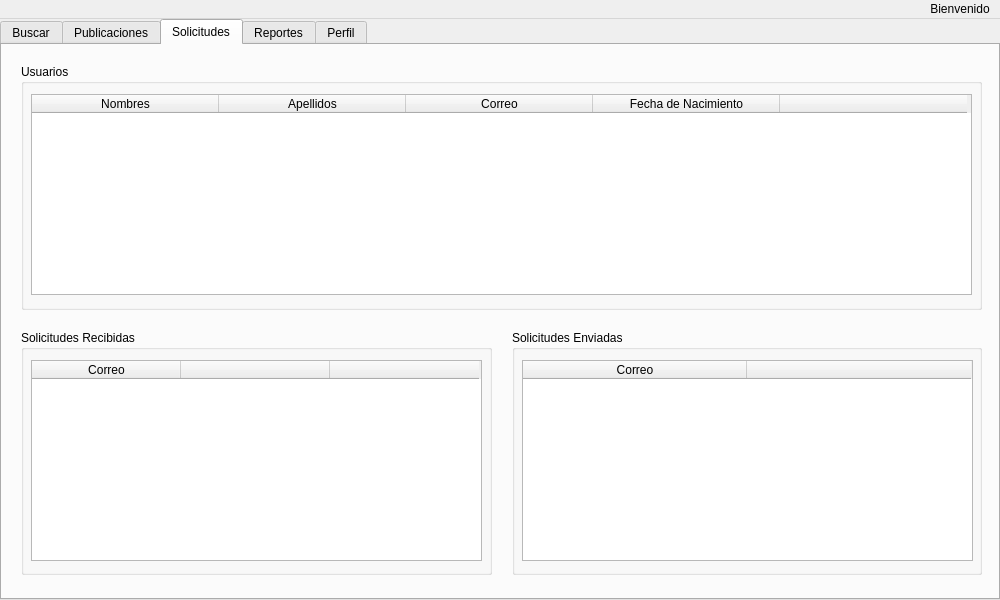
<?xml version="1.0" encoding="UTF-8"?>
<ui version="4.0">
 <class>UserWindow</class>
 <widget class="QMainWindow" name="UserWindow">
  <property name="geometry">
   <rect>
    <x>0</x>
    <y>0</y>
    <width>1000</width>
    <height>600</height>
   </rect>
  </property>
  <property name="maximumSize">
   <size>
    <width>1000</width>
    <height>600</height>
   </size>
  </property>
  <property name="windowTitle">
   <string>MainWindow</string>
  </property>
  <widget class="QWidget" name="centralwidget">
   <widget class="QTabWidget" name="tabWidget">
    <property name="geometry">
     <rect>
      <x>0</x>
      <y>0</y>
      <width>1000</width>
      <height>581</height>
     </rect>
    </property>
    <property name="currentIndex">
     <number>2</number>
    </property>
    <widget class="QWidget" name="tab_buscar">
     <attribute name="title">
      <string>Buscar</string>
     </attribute>
     <widget class="QWidget" name="verticalLayoutWidget">
      <property name="geometry">
       <rect>
        <x>-1</x>
        <y>-1</y>
        <width>1001</width>
        <height>551</height>
       </rect>
      </property>
      <layout class="QVBoxLayout" name="verticalLayout_buscar">
       <property name="spacing">
        <number>10</number>
       </property>
       <property name="leftMargin">
        <number>20</number>
       </property>
       <property name="topMargin">
        <number>20</number>
       </property>
       <property name="rightMargin">
        <number>20</number>
       </property>
       <property name="bottomMargin">
        <number>20</number>
       </property>
       <item>
        <widget class="QGroupBox" name="groupBox_buscar">
         <property name="sizePolicy">
          <sizepolicy hsizetype="Preferred" vsizetype="Preferred">
           <horstretch>0</horstretch>
           <verstretch>0</verstretch>
          </sizepolicy>
         </property>
         <property name="minimumSize">
          <size>
           <width>0</width>
           <height>0</height>
          </size>
         </property>
         <property name="maximumSize">
          <size>
           <width>16777215</width>
           <height>70</height>
          </size>
         </property>
         <property name="title">
          <string>Buscar</string>
         </property>
         <widget class="QWidget" name="horizontalWidget_buscar" native="true">
          <property name="geometry">
           <rect>
            <x>0</x>
            <y>20</y>
            <width>450</width>
            <height>50</height>
           </rect>
          </property>
          <layout class="QHBoxLayout" name="horizontalLayout_3">
           <property name="leftMargin">
            <number>10</number>
           </property>
           <property name="rightMargin">
            <number>10</number>
           </property>
           <item>
            <widget class="QLineEdit" name="inputBuscar">
             <property name="placeholderText">
              <string>correo@gmail.com</string>
             </property>
            </widget>
           </item>
           <item>
            <widget class="QPushButton" name="btnBuscar">
             <property name="text">
              <string>Buscar</string>
             </property>
            </widget>
           </item>
          </layout>
         </widget>
        </widget>
       </item>
       <item>
        <widget class="QGroupBox" name="groupBox_buscar_usuario">
         <property name="title">
          <string>Datos del Usuario</string>
         </property>
         <widget class="QWidget" name="formLayoutWidget">
          <property name="geometry">
           <rect>
            <x>-1</x>
            <y>19</y>
            <width>961</width>
            <height>321</height>
           </rect>
          </property>
          <layout class="QFormLayout" name="formLayout">
           <property name="labelAlignment">
            <set>Qt::AlignmentFlag::AlignLeading|Qt::AlignmentFlag::AlignLeft|Qt::AlignmentFlag::AlignVCenter</set>
           </property>
           <property name="formAlignment">
            <set>Qt::AlignmentFlag::AlignCenter</set>
           </property>
           <property name="horizontalSpacing">
            <number>20</number>
           </property>
           <property name="verticalSpacing">
            <number>20</number>
           </property>
           <property name="leftMargin">
            <number>30</number>
           </property>
           <property name="topMargin">
            <number>30</number>
           </property>
           <property name="rightMargin">
            <number>30</number>
           </property>
           <property name="bottomMargin">
            <number>30</number>
           </property>
           <item row="0" column="0">
            <widget class="QLabel" name="nombresLabel">
             <property name="text">
              <string>Nombres</string>
             </property>
            </widget>
           </item>
           <item row="0" column="1">
            <widget class="QLineEdit" name="nombresLineEdit">
             <property name="enabled">
              <bool>false</bool>
             </property>
            </widget>
           </item>
           <item row="1" column="0">
            <widget class="QLabel" name="apellidosLabel">
             <property name="text">
              <string>Apellidos</string>
             </property>
            </widget>
           </item>
           <item row="1" column="1">
            <widget class="QLineEdit" name="apellidosLineEdit">
             <property name="enabled">
              <bool>false</bool>
             </property>
            </widget>
           </item>
           <item row="2" column="0">
            <widget class="QLabel" name="correoLabel">
             <property name="text">
              <string>Correo</string>
             </property>
            </widget>
           </item>
           <item row="2" column="1">
            <widget class="QLineEdit" name="correoLineEdit">
             <property name="enabled">
              <bool>false</bool>
             </property>
            </widget>
           </item>
           <item row="3" column="0">
            <widget class="QLabel" name="fechaDeNacimientoLabel">
             <property name="text">
              <string>Fecha de Nacimiento</string>
             </property>
            </widget>
           </item>
           <item row="3" column="1">
            <widget class="QLineEdit" name="fechaDeNacimientoLineEdit">
             <property name="enabled">
              <bool>false</bool>
             </property>
            </widget>
           </item>
          </layout>
         </widget>
        </widget>
       </item>
      </layout>
     </widget>
    </widget>
    <widget class="QWidget" name="tab_publicaciones">
     <attribute name="title">
      <string>Publicaciones</string>
     </attribute>
     <widget class="QWidget" name="gridWidget_publicaciones" native="true">
      <property name="geometry">
       <rect>
        <x>0</x>
        <y>0</y>
        <width>990</width>
        <height>551</height>
       </rect>
      </property>
      <layout class="QGridLayout" name="gridLayout">
       <item row="0" column="0">
        <widget class="QWidget" name="verticalWidget_post_filtros" native="true">
         <property name="maximumSize">
          <size>
           <width>240</width>
           <height>16777215</height>
          </size>
         </property>
         <layout class="QVBoxLayout" name="verticalLayout_4">
          <property name="spacing">
           <number>20</number>
          </property>
          <property name="leftMargin">
           <number>20</number>
          </property>
          <property name="topMargin">
           <number>20</number>
          </property>
          <property name="rightMargin">
           <number>20</number>
          </property>
          <property name="bottomMargin">
           <number>20</number>
          </property>
          <item>
           <widget class="QGroupBox" name="groupBox_post_fecha">
            <property name="sizePolicy">
             <sizepolicy hsizetype="Preferred" vsizetype="Minimum">
              <horstretch>0</horstretch>
              <verstretch>0</verstretch>
             </sizepolicy>
            </property>
            <property name="minimumSize">
             <size>
              <width>0</width>
              <height>0</height>
             </size>
            </property>
            <property name="maximumSize">
             <size>
              <width>16777215</width>
              <height>110</height>
             </size>
            </property>
            <property name="title">
             <string>Fecha</string>
            </property>
            <widget class="QWidget" name="verticalWidget_filtro_fecha" native="true">
             <property name="geometry">
              <rect>
               <x>0</x>
               <y>20</y>
               <width>200</width>
               <height>90</height>
              </rect>
             </property>
             <layout class="QVBoxLayout" name="verticalLayout_2">
              <property name="leftMargin">
               <number>20</number>
              </property>
              <property name="topMargin">
               <number>20</number>
              </property>
              <property name="rightMargin">
               <number>20</number>
              </property>
              <property name="bottomMargin">
               <number>20</number>
              </property>
              <item>
               <widget class="QComboBox" name="comboBox_post_fecha">
                <item>
                 <property name="text">
                  <string>Todos</string>
                 </property>
                </item>
               </widget>
              </item>
              <item>
               <widget class="QPushButton" name="btn_post_fecha">
                <property name="text">
                 <string>Aplicar</string>
                </property>
               </widget>
              </item>
             </layout>
            </widget>
           </widget>
          </item>
          <item>
           <widget class="QGroupBox" name="groupBox_post_recorrido">
            <property name="maximumSize">
             <size>
              <width>16777215</width>
              <height>145</height>
             </size>
            </property>
            <property name="title">
             <string>Recorrido Limitado</string>
            </property>
            <widget class="QWidget" name="formWidget_filtro_orden" native="true">
             <property name="geometry">
              <rect>
               <x>0</x>
               <y>20</y>
               <width>200</width>
               <height>125</height>
              </rect>
             </property>
             <layout class="QFormLayout" name="formLayout_3">
              <property name="leftMargin">
               <number>20</number>
              </property>
              <property name="topMargin">
               <number>20</number>
              </property>
              <property name="rightMargin">
               <number>20</number>
              </property>
              <property name="bottomMargin">
               <number>20</number>
              </property>
              <item row="0" column="0">
               <widget class="QLabel" name="ordenLabel">
                <property name="text">
                 <string>Orden</string>
                </property>
               </widget>
              </item>
              <item row="0" column="1">
               <widget class="QComboBox" name="ordenComboBox"/>
              </item>
              <item row="1" column="0">
               <widget class="QLabel" name="cantidadLabel">
                <property name="text">
                 <string>Cantidad</string>
                </property>
               </widget>
              </item>
              <item row="1" column="1">
               <widget class="QSpinBox" name="cantidadSpinBox"/>
              </item>
              <item row="2" column="1">
               <widget class="QPushButton" name="btn_post_recorrido">
                <property name="text">
                 <string>Aplicar</string>
                </property>
               </widget>
              </item>
             </layout>
            </widget>
           </widget>
          </item>
          <item>
           <spacer name="verticalSpacer">
            <property name="orientation">
             <enum>Qt::Orientation::Vertical</enum>
            </property>
            <property name="sizeType">
             <enum>QSizePolicy::Policy::Maximum</enum>
            </property>
            <property name="sizeHint" stdset="0">
             <size>
              <width>20</width>
              <height>40</height>
             </size>
            </property>
           </spacer>
          </item>
         </layout>
        </widget>
       </item>
       <item row="0" column="1">
        <widget class="QWidget" name="verticalWidget_feed" native="true">
         <layout class="QVBoxLayout" name="verticalLayout_post_feed">
          <property name="leftMargin">
           <number>20</number>
          </property>
          <property name="topMargin">
           <number>20</number>
          </property>
          <property name="rightMargin">
           <number>20</number>
          </property>
          <property name="bottomMargin">
           <number>20</number>
          </property>
          <item>
           <widget class="QPushButton" name="btn_nuevo_post">
            <property name="maximumSize">
             <size>
              <width>200</width>
              <height>16777215</height>
             </size>
            </property>
            <property name="text">
             <string>Crear Nueva Publicacion</string>
            </property>
           </widget>
          </item>
          <item>
           <widget class="QListView" name="listView_post">
            <property name="sizePolicy">
             <sizepolicy hsizetype="Preferred" vsizetype="Preferred">
              <horstretch>0</horstretch>
              <verstretch>0</verstretch>
             </sizepolicy>
            </property>
           </widget>
          </item>
         </layout>
        </widget>
       </item>
      </layout>
     </widget>
    </widget>
    <widget class="QWidget" name="tab_solicitudes">
     <attribute name="title">
      <string>Solicitudes</string>
     </attribute>
     <widget class="QWidget" name="verticalLayoutWidget_2">
      <property name="geometry">
       <rect>
        <x>-1</x>
        <y>-1</y>
        <width>1001</width>
        <height>551</height>
       </rect>
      </property>
      <layout class="QVBoxLayout" name="verticalLayout_solicitudes">
       <property name="spacing">
        <number>20</number>
       </property>
       <property name="leftMargin">
        <number>20</number>
       </property>
       <property name="topMargin">
        <number>20</number>
       </property>
       <property name="rightMargin">
        <number>20</number>
       </property>
       <property name="bottomMargin">
        <number>20</number>
       </property>
       <item>
        <widget class="QGroupBox" name="groupBox_usuarios">
         <property name="title">
          <string>Usuarios</string>
         </property>
         <widget class="QWidget" name="gridWidget" native="true">
          <property name="geometry">
           <rect>
            <x>0</x>
            <y>20</y>
            <width>961</width>
            <height>221</height>
           </rect>
          </property>
          <layout class="QGridLayout" name="gridLayout_2">
           <property name="leftMargin">
            <number>10</number>
           </property>
           <property name="topMargin">
            <number>10</number>
           </property>
           <property name="rightMargin">
            <number>10</number>
           </property>
           <property name="bottomMargin">
            <number>10</number>
           </property>
           <item row="0" column="0">
            <widget class="QTableWidget" name="tableUsuarios">
             <property name="editTriggers">
              <set>QAbstractItemView::EditTrigger::NoEditTriggers</set>
             </property>
             <attribute name="horizontalHeaderDefaultSectionSize">
              <number>187</number>
             </attribute>
             <column>
              <property name="text">
               <string>Nombres</string>
              </property>
             </column>
             <column>
              <property name="text">
               <string>Apellidos</string>
              </property>
             </column>
             <column>
              <property name="text">
               <string>Correo</string>
              </property>
             </column>
             <column>
              <property name="text">
               <string>Fecha de Nacimiento</string>
              </property>
             </column>
             <column>
              <property name="text">
               <string/>
              </property>
             </column>
            </widget>
           </item>
          </layout>
         </widget>
        </widget>
       </item>
       <item>
        <layout class="QHBoxLayout" name="horizontalLayout_solicitudes">
         <property name="spacing">
          <number>20</number>
         </property>
         <item>
          <widget class="QGroupBox" name="groupBox_solicitudes_recibidas">
           <property name="title">
            <string>Solicitudes Recibidas</string>
           </property>
           <widget class="QWidget" name="gridWidget_2" native="true">
            <property name="geometry">
             <rect>
              <x>0</x>
              <y>20</y>
              <width>471</width>
              <height>221</height>
             </rect>
            </property>
            <layout class="QGridLayout" name="gridLayout_3">
             <property name="leftMargin">
              <number>10</number>
             </property>
             <property name="topMargin">
              <number>10</number>
             </property>
             <property name="rightMargin">
              <number>10</number>
             </property>
             <property name="bottomMargin">
              <number>10</number>
             </property>
             <item row="0" column="0">
              <widget class="QTableWidget" name="tableSolicitudesRec">
               <property name="editTriggers">
                <set>QAbstractItemView::EditTrigger::NoEditTriggers</set>
               </property>
               <attribute name="horizontalHeaderDefaultSectionSize">
                <number>149</number>
               </attribute>
               <column>
                <property name="text">
                 <string>Correo</string>
                </property>
               </column>
               <column>
                <property name="text">
                 <string/>
                </property>
               </column>
               <column>
                <property name="text">
                 <string/>
                </property>
               </column>
              </widget>
             </item>
            </layout>
           </widget>
          </widget>
         </item>
         <item>
          <widget class="QGroupBox" name="groupBox_solicitudes_enviadas">
           <property name="title">
            <string>Solicitudes Enviadas</string>
           </property>
           <widget class="QWidget" name="gridWidget_3" native="true">
            <property name="geometry">
             <rect>
              <x>0</x>
              <y>20</y>
              <width>471</width>
              <height>221</height>
             </rect>
            </property>
            <layout class="QGridLayout" name="gridLayout_4">
             <property name="leftMargin">
              <number>10</number>
             </property>
             <property name="topMargin">
              <number>10</number>
             </property>
             <property name="rightMargin">
              <number>10</number>
             </property>
             <property name="bottomMargin">
              <number>10</number>
             </property>
             <item row="0" column="0">
              <widget class="QTableWidget" name="tableSolicitudesEnv">
               <property name="editTriggers">
                <set>QAbstractItemView::EditTrigger::NoEditTriggers</set>
               </property>
               <attribute name="horizontalHeaderDefaultSectionSize">
                <number>224</number>
               </attribute>
               <column>
                <property name="text">
                 <string>Correo</string>
                </property>
               </column>
               <column>
                <property name="text">
                 <string/>
                </property>
               </column>
              </widget>
             </item>
            </layout>
           </widget>
          </widget>
         </item>
        </layout>
       </item>
      </layout>
     </widget>
    </widget>
    <widget class="QWidget" name="tab_reportes">
     <attribute name="title">
      <string>Reportes</string>
     </attribute>
     <widget class="QWidget" name="verticalWidget_reportes" native="true">
      <property name="geometry">
       <rect>
        <x>0</x>
        <y>0</y>
        <width>1000</width>
        <height>551</height>
       </rect>
      </property>
      <layout class="QVBoxLayout" name="verticalLayout_solicitudes_2">
       <property name="spacing">
        <number>5</number>
       </property>
       <property name="leftMargin">
        <number>20</number>
       </property>
       <property name="topMargin">
        <number>20</number>
       </property>
       <property name="rightMargin">
        <number>20</number>
       </property>
       <property name="bottomMargin">
        <number>20</number>
       </property>
       <item>
        <widget class="QWidget" name="reportes" native="true">
         <property name="maximumSize">
          <size>
           <width>16777215</width>
           <height>160</height>
          </size>
         </property>
         <layout class="QHBoxLayout" name="horizontalLayout_solicitudes_2">
          <property name="spacing">
           <number>20</number>
          </property>
          <item>
           <widget class="QGroupBox" name="groupBox_solicitudes_recibidas_2">
            <property name="title">
             <string>Fechas con mas Publicaciones</string>
            </property>
            <widget class="QWidget" name="gridWidget_5" native="true">
             <property name="geometry">
              <rect>
               <x>0</x>
               <y>20</y>
               <width>461</width>
               <height>121</height>
              </rect>
             </property>
             <layout class="QGridLayout" name="gridLayout_6">
              <property name="leftMargin">
               <number>10</number>
              </property>
              <property name="topMargin">
               <number>10</number>
              </property>
              <property name="rightMargin">
               <number>10</number>
              </property>
              <property name="bottomMargin">
               <number>10</number>
              </property>
              <item row="0" column="0">
               <widget class="QTableWidget" name="tableSolicitudesRecibidas_2">
                <property name="maximumSize">
                 <size>
                  <width>981</width>
                  <height>341</height>
                 </size>
                </property>
                <property name="sortingEnabled">
                 <bool>true</bool>
                </property>
                <property name="columnCount">
                 <number>2</number>
                </property>
                <attribute name="horizontalHeaderCascadingSectionResizes">
                 <bool>true</bool>
                </attribute>
                <attribute name="horizontalHeaderMinimumSectionSize">
                 <number>100</number>
                </attribute>
                <attribute name="horizontalHeaderDefaultSectionSize">
                 <number>143</number>
                </attribute>
                <attribute name="horizontalHeaderStretchLastSection">
                 <bool>true</bool>
                </attribute>
                <attribute name="verticalHeaderCascadingSectionResizes">
                 <bool>true</bool>
                </attribute>
                <attribute name="verticalHeaderShowSortIndicator" stdset="0">
                 <bool>true</bool>
                </attribute>
                <attribute name="verticalHeaderStretchLastSection">
                 <bool>true</bool>
                </attribute>
                <column>
                 <property name="text">
                  <string>Fecha</string>
                 </property>
                </column>
                <column>
                 <property name="text">
                  <string>Cantidad de Publicaciones</string>
                 </property>
                </column>
               </widget>
              </item>
             </layout>
            </widget>
           </widget>
          </item>
          <item>
           <widget class="QGroupBox" name="groupBox_solicitudes_enviadas_2">
            <property name="title">
             <string>Publicaciones con mas Comentarios</string>
            </property>
            <widget class="QWidget" name="gridWidget_6" native="true">
             <property name="geometry">
              <rect>
               <x>0</x>
               <y>20</y>
               <width>461</width>
               <height>121</height>
              </rect>
             </property>
             <layout class="QGridLayout" name="gridLayout_7">
              <property name="leftMargin">
               <number>10</number>
              </property>
              <property name="topMargin">
               <number>10</number>
              </property>
              <property name="rightMargin">
               <number>10</number>
              </property>
              <property name="bottomMargin">
               <number>10</number>
              </property>
              <item row="0" column="0">
               <widget class="QTableWidget" name="tableSolicitudesEnviadas_2">
                <property name="maximumSize">
                 <size>
                  <width>981</width>
                  <height>200</height>
                 </size>
                </property>
                <property name="sortingEnabled">
                 <bool>true</bool>
                </property>
                <property name="columnCount">
                 <number>3</number>
                </property>
                <attribute name="horizontalHeaderCascadingSectionResizes">
                 <bool>true</bool>
                </attribute>
                <attribute name="horizontalHeaderMinimumSectionSize">
                 <number>100</number>
                </attribute>
                <attribute name="horizontalHeaderDefaultSectionSize">
                 <number>143</number>
                </attribute>
                <attribute name="horizontalHeaderStretchLastSection">
                 <bool>true</bool>
                </attribute>
                <attribute name="verticalHeaderCascadingSectionResizes">
                 <bool>true</bool>
                </attribute>
                <attribute name="verticalHeaderShowSortIndicator" stdset="0">
                 <bool>true</bool>
                </attribute>
                <attribute name="verticalHeaderStretchLastSection">
                 <bool>true</bool>
                </attribute>
                <column>
                 <property name="text">
                  <string>Fecha</string>
                 </property>
                </column>
                <column>
                 <property name="text">
                  <string>Usuario</string>
                 </property>
                </column>
                <column>
                 <property name="text">
                  <string>No. Comentarios</string>
                 </property>
                </column>
               </widget>
              </item>
             </layout>
            </widget>
           </widget>
          </item>
         </layout>
        </widget>
       </item>
       <item>
        <widget class="QWidget" name="horizontalWidget_btn" native="true">
         <property name="maximumSize">
          <size>
           <width>16777215</width>
           <height>45</height>
          </size>
         </property>
         <layout class="QHBoxLayout" name="horizontalLayout_2">
          <property name="leftMargin">
           <number>0</number>
          </property>
          <property name="topMargin">
           <number>0</number>
          </property>
          <property name="rightMargin">
           <number>0</number>
          </property>
          <property name="bottomMargin">
           <number>0</number>
          </property>
          <item>
           <widget class="QPushButton" name="btn_generar_reporte">
            <property name="sizePolicy">
             <sizepolicy hsizetype="Maximum" vsizetype="Fixed">
              <horstretch>0</horstretch>
              <verstretch>0</verstretch>
             </sizepolicy>
            </property>
            <property name="minimumSize">
             <size>
              <width>150</width>
              <height>0</height>
             </size>
            </property>
            <property name="text">
             <string>Generar Reportes</string>
            </property>
           </widget>
          </item>
         </layout>
        </widget>
       </item>
       <item>
        <widget class="QGroupBox" name="groupBox_reportes_bst">
         <property name="sizePolicy">
          <sizepolicy hsizetype="Preferred" vsizetype="Preferred">
           <horstretch>0</horstretch>
           <verstretch>0</verstretch>
          </sizepolicy>
         </property>
         <property name="title">
          <string>BST</string>
         </property>
         <widget class="QWidget" name="horizontalLayoutWidget_2">
          <property name="geometry">
           <rect>
            <x>-1</x>
            <y>19</y>
            <width>961</width>
            <height>281</height>
           </rect>
          </property>
          <layout class="QHBoxLayout" name="horizontalLayout_4">
           <item>
            <widget class="QWidget" name="verticalWidget_3" native="true">
             <property name="maximumSize">
              <size>
               <width>200</width>
               <height>16777215</height>
              </size>
             </property>
             <layout class="QVBoxLayout" name="verticalLayout_3">
              <property name="spacing">
               <number>0</number>
              </property>
              <property name="leftMargin">
               <number>20</number>
              </property>
              <property name="topMargin">
               <number>20</number>
              </property>
              <property name="rightMargin">
               <number>20</number>
              </property>
              <property name="bottomMargin">
               <number>20</number>
              </property>
              <item>
               <widget class="QComboBox" name="comboBoxBST"/>
              </item>
              <item>
               <widget class="QPushButton" name="btn_generar_bst">
                <property name="text">
                 <string>Generar</string>
                </property>
               </widget>
              </item>
             </layout>
            </widget>
           </item>
           <item>
            <widget class="QLabel" name="label_BST">
             <property name="text">
              <string>IMAGEN</string>
             </property>
             <property name="alignment">
              <set>Qt::AlignmentFlag::AlignCenter</set>
             </property>
            </widget>
           </item>
          </layout>
         </widget>
        </widget>
       </item>
      </layout>
     </widget>
    </widget>
    <widget class="QWidget" name="tab_perfil">
     <attribute name="title">
      <string>Perfil</string>
     </attribute>
     <widget class="QWidget" name="verticalWidget_perfil" native="true">
      <property name="geometry">
       <rect>
        <x>0</x>
        <y>0</y>
        <width>1000</width>
        <height>550</height>
       </rect>
      </property>
      <layout class="QVBoxLayout" name="verticalLayout">
       <property name="leftMargin">
        <number>30</number>
       </property>
       <property name="topMargin">
        <number>30</number>
       </property>
       <property name="rightMargin">
        <number>30</number>
       </property>
       <property name="bottomMargin">
        <number>30</number>
       </property>
       <item>
        <widget class="QGroupBox" name="groupBox_perfil">
         <property name="title">
          <string>Perfil</string>
         </property>
         <layout class="QVBoxLayout" name="verticalLayout_5">
          <item>
           <widget class="QWidget" name="formWidget_2" native="true">
            <property name="autoFillBackground">
             <bool>false</bool>
            </property>
            <layout class="QFormLayout" name="formLayout_2">
             <property name="rowWrapPolicy">
              <enum>QFormLayout::RowWrapPolicy::WrapAllRows</enum>
             </property>
             <property name="labelAlignment">
              <set>Qt::AlignmentFlag::AlignLeading|Qt::AlignmentFlag::AlignLeft|Qt::AlignmentFlag::AlignVCenter</set>
             </property>
             <property name="formAlignment">
              <set>Qt::AlignmentFlag::AlignCenter</set>
             </property>
             <property name="horizontalSpacing">
              <number>20</number>
             </property>
             <property name="verticalSpacing">
              <number>10</number>
             </property>
             <property name="leftMargin">
              <number>30</number>
             </property>
             <property name="topMargin">
              <number>1</number>
             </property>
             <property name="rightMargin">
              <number>30</number>
             </property>
             <property name="bottomMargin">
              <number>1</number>
             </property>
             <item row="0" column="0">
              <widget class="QLabel" name="nombresLabel_2">
               <property name="text">
                <string>Nombres</string>
               </property>
              </widget>
             </item>
             <item row="0" column="1">
              <widget class="QLineEdit" name="nombresLogLineEdit">
               <property name="enabled">
                <bool>false</bool>
               </property>
              </widget>
             </item>
             <item row="1" column="0">
              <widget class="QLabel" name="apellidosLabel_2">
               <property name="text">
                <string>Apellidos</string>
               </property>
              </widget>
             </item>
             <item row="1" column="1">
              <widget class="QLineEdit" name="apellidosLogLineEdit">
               <property name="enabled">
                <bool>false</bool>
               </property>
              </widget>
             </item>
             <item row="2" column="0">
              <widget class="QLabel" name="correoLabel_2">
               <property name="text">
                <string>Correo</string>
               </property>
              </widget>
             </item>
             <item row="2" column="1">
              <widget class="QLineEdit" name="correoLogLineEdit">
               <property name="enabled">
                <bool>false</bool>
               </property>
              </widget>
             </item>
             <item row="3" column="0">
              <widget class="QLabel" name="fechaDeNacimientoLabel_2">
               <property name="text">
                <string>Fecha de Nacimiento</string>
               </property>
              </widget>
             </item>
             <item row="3" column="1">
              <widget class="QLineEdit" name="fechaDeNacimientoLogLineEdit">
               <property name="enabled">
                <bool>false</bool>
               </property>
              </widget>
             </item>
             <item row="4" column="0">
              <widget class="QLabel" name="contrasenaLabel">
               <property name="text">
                <string>Contraseña</string>
               </property>
              </widget>
             </item>
             <item row="4" column="1">
              <widget class="QLineEdit" name="contrasenaLogLineEdit">
               <property name="enabled">
                <bool>false</bool>
               </property>
               <property name="echoMode">
                <enum>QLineEdit::EchoMode::Password</enum>
               </property>
              </widget>
             </item>
            </layout>
           </widget>
          </item>
          <item>
           <widget class="QPushButton" name="guardarModificacionButton">
            <property name="text">
             <string>Guardar</string>
            </property>
           </widget>
          </item>
         </layout>
        </widget>
       </item>
       <item>
        <widget class="QWidget" name="horizontalWidget_2" native="true">
         <property name="minimumSize">
          <size>
           <width>0</width>
           <height>0</height>
          </size>
         </property>
         <property name="maximumSize">
          <size>
           <width>16777215</width>
           <height>50</height>
          </size>
         </property>
         <layout class="QHBoxLayout" name="horizontalLayout">
          <property name="spacing">
           <number>30</number>
          </property>
          <property name="leftMargin">
           <number>50</number>
          </property>
          <property name="rightMargin">
           <number>50</number>
          </property>
          <item>
           <widget class="QPushButton" name="btnModificarDatos">
            <property name="text">
             <string>Modificar Datos</string>
            </property>
           </widget>
          </item>
          <item>
           <widget class="QPushButton" name="btnEliminarCuenta">
            <property name="text">
             <string>Eliminar Cuenta</string>
            </property>
           </widget>
          </item>
         </layout>
        </widget>
       </item>
      </layout>
     </widget>
    </widget>
   </widget>
  </widget>
  <widget class="QMenuBar" name="menubar">
   <property name="geometry">
    <rect>
     <x>0</x>
     <y>0</y>
     <width>1000</width>
     <height>21</height>
    </rect>
   </property>
   <property name="layoutDirection">
    <enum>Qt::LayoutDirection::RightToLeft</enum>
   </property>
   <widget class="QMenu" name="menuBienvenido">
    <property name="title">
     <string>Bienvenido</string>
    </property>
    <addaction name="actionPanel_Administrador"/>
    <addaction name="separator"/>
    <addaction name="actionCerrar_Sesion"/>
   </widget>
   <addaction name="menuBienvenido"/>
  </widget>
  <action name="actionCerrar_Sesion">
   <property name="text">
    <string>Cerrar Sesion</string>
   </property>
  </action>
  <action name="actionPanel_Administrador">
   <property name="text">
    <string>Panel Administrador</string>
   </property>
  </action>
 </widget>
 <resources/>
 <connections/>
</ui>
